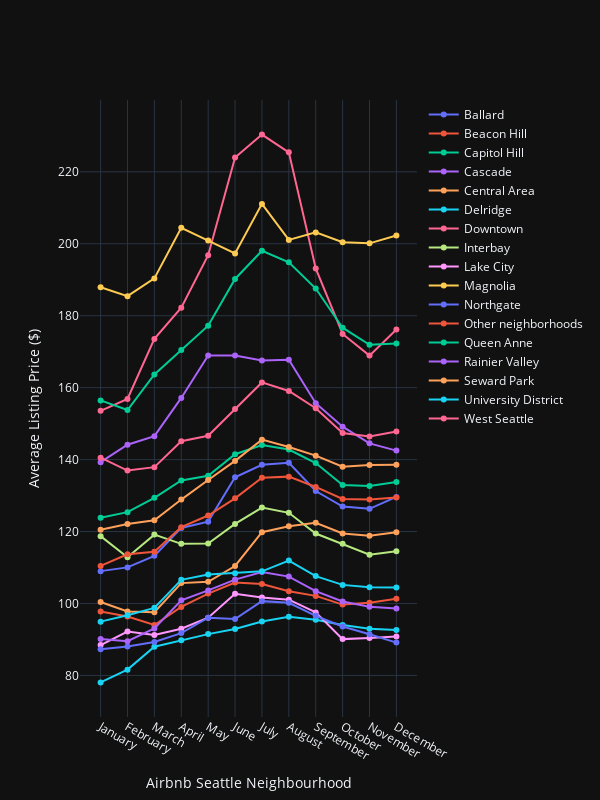

Source (notebook cell):
### Code cell
# Create random data with numpy

fig = go.Figure()

# Add traces
for neigh in monthly_neigh_prices.columns:
    fig.add_trace(go.Scatter(x=monthly_neigh_prices.index, y=monthly_neigh_prices[neigh],
                        mode='lines+markers',
                        name=neigh))

fig.update_layout(
    template='plotly_dark',
    autosize=False,
    width=600,
    height=800,
    yaxis=dict(
        title_text="Average Listing Price ($)",
        tickmode="array",
        titlefont=dict(size=14),
    ),
    xaxis=dict(
    title_text="Airbnb eattle Neighbourhood",
    tickmode="array",
    titlefont=dict(size=14),
    ))
fig.show()

### Figure 1 — Plotly figure (JSON) as saved in the notebook; plotly's stock layout.template omitted (floating-point values rounded to 4 significant figures)
{"data": [{"mode": "lines+markers", "name": "Ballard", "type": "scatter", "x": ["January", "February", "March", "April", "May", "June", "July", "August", "September", "October", "November", "December"], "y": [109.0, 110.0, 113.2, 121, 122.8, 135.1, 138.6, 139.1, 131.3, 126.9, 126.3, 129.6]}, {"mode": "lines+markers", "name": "Beacon Hill", "type": "scatter", "x": ["January", "February", "March", "April", "May", "June", "July", "August", "September", "October", "November", "December"], "y": [97.78, 96.4, 94.02, 99.03, 102.7, 105.8, 105.4, 103.4, 102.1, 99.69, 100.2, 101.3]}, {"mode": "lines+markers", "name": "Capitol Hill", "type": "scatter", "x": ["January", "February", "March", "April", "May", "June", "July", "August", "September", "October", "November", "December"], "y": [123.8, 125.4, 129.4, 134.2, 135.5, 141.5, 144.0, 142.8, 139.0, 132.9, 132.7, 133.8]}, {"mode": "lines+markers", "name": "Cascade", "type": "scatter", "x": ["January", "February", "March", "April", "May", "June", "July", "August", "September", "October", "November", "December"], "y": [139.3, 144.1, 146.5, 157.1, 168.9, 168.9, 167.6, 167.8, 155.7, 149.2, 144.5, 142.5]}, {"mode": "lines+markers", "name": "Central Area", "type": "scatter", "x": ["January", "February", "March", "April", "May", "June", "July", "August", "September", "October", "November", "December"], "y": [120.5, 122.1, 123.2, 128.9, 134.3, 139.6, 145.5, 143.5, 141.1, 138.0, 138.5, 138.6]}, {"mode": "lines+markers", "name": "Delridge", "type": "scatter", "x": ["January", "February", "March", "April", "May", "June", "July", "August", "September", "October", "November", "December"], "y": [78.06, 81.61, 87.96, 89.8, 91.48, 92.89, 94.99, 96.32, 95.45, 94.04, 92.99, 92.66]}, {"mode": "lines+markers", "name": "Downtown", "type": "scatter", "x": ["January", "February", "March", "April", "May", "June", "July", "August", "September", "October", "November", "December"], "y": [153.5, 156.9, 173.6, 182.2, 196.8, 224.0, 230.3, 225.4, 193.2, 174.9, 168.9, 176.2]}, {"mode": "lines+markers", "name": "Interbay", "type": "scatter", "x": ["January", "February", "March", "April", "May", "June", "July", "August", "September", "October", "November", "December"], "y": [118.7, 112.9, 119.1, 116.6, 116.7, 122.1, 126.7, 125.2, 119.5, 116.6, 113.6, 114.5]}, {"mode": "lines+markers", "name": "Lake City", "type": "scatter", "x": ["January", "February", "March", "April", "May", "June", "July", "August", "September", "October", "November", "December"], "y": [88.44, 92.18, 91.23, 92.97, 96.04, 102.7, 101.6, 101.1, 97.52, 90.09, 90.39, 90.8]}, {"mode": "lines+markers", "name": "Magnolia", "type": "scatter", "x": ["January", "February", "March", "April", "May", "June", "July", "August", "September", "October", "November", "December"], "y": [187.9, 185.4, 190.4, 204.4, 200.9, 197.3, 211.1, 201.1, 203.2, 200.4, 200.1, 202.3]}, {"mode": "lines+markers", "name": "Northgate", "type": "scatter", "x": ["January", "February", "March", "April", "May", "June", "July", "August", "September", "October", "November", "December"], "y": [87.3, 88.01, 89.28, 91.77, 96.05, 95.68, 100.7, 100.2, 96.56, 93.62, 91.46, 89.12]}, {"mode": "lines+markers", "name": "Other neighborhoods", "type": "scatter", "x": ["January", "February", "March", "April", "May", "June", "July", "August", "September", "October", "November", "December"], "y": [110.4, 113.7, 114.4, 121.2, 124.5, 129.2, 135.0, 135.3, 132.4, 129.1, 128.9, 129.4]}, {"mode": "lines+markers", "name": "Queen Anne", "type": "scatter", "x": ["January", "February", "March", "April", "May", "June", "July", "August", "September", "October", "November", "December"], "y": [156.4, 153.8, 163.7, 170.4, 177.2, 190.2, 198.0, 194.8, 187.6, 176.7, 171.9, 172.3]}, {"mode": "lines+markers", "name": "Rainier Valley", "type": "scatter", "x": ["January", "February", "March", "April", "May", "June", "July", "August", "September", "October", "November", "December"], "y": [90.09, 89.51, 93.05, 100.9, 103.6, 106.6, 108.7, 107.5, 103.4, 100.6, 99.1, 98.61]}, {"mode": "lines+markers", "name": "Seward Park", "type": "scatter", "x": ["January", "February", "March", "April", "May", "June", "July", "August", "September", "October", "November", "December"], "y": [100.4, 97.79, 97.59, 105.7, 106.0, 110.4, 119.8, 121.5, 122.4, 119.4, 118.8, 119.8]}, {"mode": "lines+markers", "name": "University District", "type": "scatter", "x": ["January", "February", "March", "April", "May", "June", "July", "August", "September", "October", "November", "December"], "y": [94.95, 96.72, 98.78, 106.6, 108.0, 108.4, 108.9, 111.9, 107.6, 105.2, 104.5, 104.5]}, {"mode": "lines+markers", "name": "West Seattle", "type": "scatter", "x": ["January", "February", "March", "April", "May", "June", "July", "August", "September", "October", "November", "December"], "y": [140.5, 136.9, 137.9, 145.1, 146.6, 154.1, 161.4, 159.1, 154.3, 147.4, 146.4, 147.8]}], "layout": {"autosize": false, "height": 800, "width": 600, "xaxis": {"tickmode": "array", "title": {"font": {"size": 14}, "text": "Airbnb Seattle Neighbourhood"}}, "yaxis": {"tickmode": "array", "title": {"font": {"size": 14}, "text": "Average Listing Price ($)"}}}}
